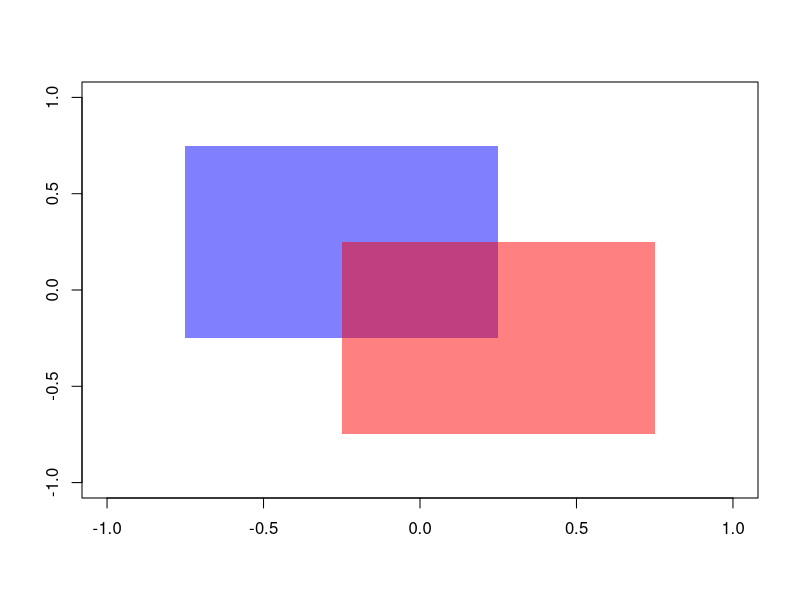

The R source for this figure:
## ---- chunk 1
pop <- data.frame(m = rnorm(100, 160, 20), f = rnorm(100, 160, 20))
## ---- chunk 2
next_gen <- function(pop) {
    pop$m <- sample(pop$m)
    pop$m <- rowMeans(pop)
    pop$f <- pop$m
    pop
}
## ---- chunk 3
makeTransparent = function(..., alpha=0.5) {
  if(alpha<0 | alpha>1) stop("alpha must be between 0 and 1")
  alpha = floor(255*alpha)  
  newColor = col2rgb(col=unlist(list(...)), alpha=FALSE)
  .makeTransparent = function(col, alpha) {
    rgb(red=col[1], green=col[2], blue=col[3], alpha=alpha, maxColorValue=255)
  }
  newColor = apply(newColor, 2, .makeTransparent, alpha=alpha)
  return(newColor)
}

par(new=FALSE)
plot(NULL,
  xlim=c(-1, 1),
  ylim=c(-1, 1),
  xlab="",
  ylab=""
)

polygon(x=c(seq(-0.75, 0.25, length.out=100), seq(0.25, -0.75, length.out=100)),
        y=c(rep(-0.25, 100), rep(0.75, 100)), border=NA, col=makeTransparent('blue',alpha=0.5))
polygon(x=c(seq(-0.25, 0.75, length.out=100), seq(0.75, -0.25, length.out=100)),
        y=c(rep(-0.75, 100), rep(0.25, 100)), border=NA, col=makeTransparent('red',alpha=0.5))
